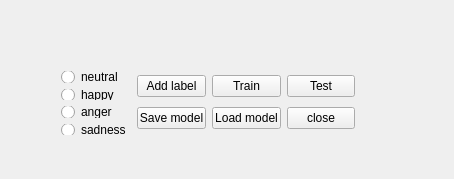
<?xml version="1.0" encoding="UTF-8"?>
<ui version="4.0">
 <class>Widget</class>
 <widget class="QWidget" name="Widget">
  <property name="geometry">
   <rect>
    <x>0</x>
    <y>0</y>
    <width>454</width>
    <height>179</height>
   </rect>
  </property>
  <property name="windowTitle">
   <string>Widget</string>
  </property>
  <widget class="QLabel" name="label_2">
   <property name="geometry">
    <rect>
     <x>370</x>
     <y>70</y>
     <width>71</width>
     <height>31</height>
    </rect>
   </property>
   <property name="text">
    <string/>
   </property>
  </widget>
  <widget class="QWidget" name="">
   <property name="geometry">
    <rect>
     <x>50</x>
     <y>60</y>
     <width>316</width>
     <height>86</height>
    </rect>
   </property>
   <layout class="QHBoxLayout" name="horizontalLayout_3">
    <item>
     <layout class="QVBoxLayout" name="verticalLayout">
      <item>
       <widget class="QRadioButton" name="neutral">
        <property name="text">
         <string>neutral</string>
        </property>
       </widget>
      </item>
      <item>
       <widget class="QRadioButton" name="happy">
        <property name="text">
         <string>happy</string>
        </property>
       </widget>
      </item>
      <item>
       <widget class="QRadioButton" name="anger">
        <property name="text">
         <string>anger</string>
        </property>
       </widget>
      </item>
      <item>
       <widget class="QRadioButton" name="sadness">
        <property name="text">
         <string>sadness</string>
        </property>
       </widget>
      </item>
     </layout>
    </item>
    <item>
     <layout class="QVBoxLayout" name="verticalLayout_2">
      <item>
       <layout class="QHBoxLayout" name="horizontalLayout">
        <item>
         <widget class="QPushButton" name="add_pushButton">
          <property name="text">
           <string>Add label</string>
          </property>
         </widget>
        </item>
        <item>
         <widget class="QPushButton" name="train_pushButton">
          <property name="text">
           <string>Train</string>
          </property>
         </widget>
        </item>
        <item>
         <widget class="QPushButton" name="test_pushButton">
          <property name="text">
           <string>Test</string>
          </property>
         </widget>
        </item>
       </layout>
      </item>
      <item>
       <layout class="QHBoxLayout" name="horizontalLayout_2">
        <item>
         <widget class="QPushButton" name="save_pushButton">
          <property name="text">
           <string>Save model</string>
          </property>
         </widget>
        </item>
        <item>
         <widget class="QPushButton" name="load_pushButton">
          <property name="text">
           <string>Load model</string>
          </property>
         </widget>
        </item>
        <item>
         <widget class="QPushButton" name="close_pushButton">
          <property name="text">
           <string>close</string>
          </property>
         </widget>
        </item>
       </layout>
      </item>
     </layout>
    </item>
   </layout>
  </widget>
 </widget>
 <layoutdefault spacing="6" margin="11"/>
 <resources/>
 <connections/>
</ui>
